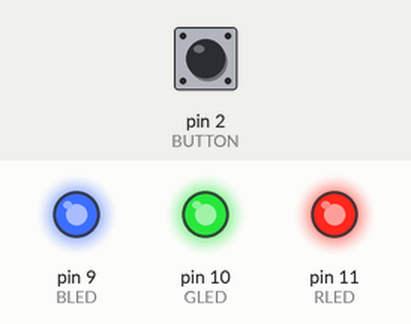
A sketch run on a simulated Arduino Uno, built with avr-gcc and run on an emulated ATmega328P. On the bench: output pins drawn as LEDs (lit = HIGH). The inputs (shaded band) are chosen by the test bench; at power-on: pin 2 (BUTTON) LOW.

Above: at 1.2 s.
1.3 s: pin 2 (BUTTON) pulled HIGH for 0.15 s
At 1.8 s:
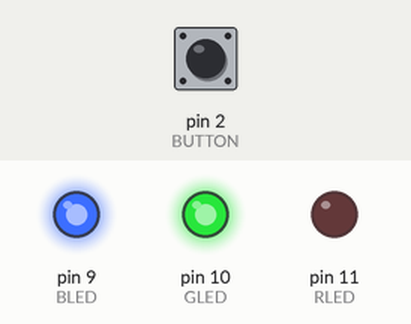
2.9 s: pin 2 (BUTTON) pulled HIGH for 1 s
At 4.2 s:
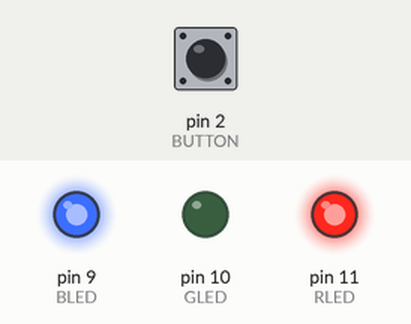
5.4 s: pin 2 (BUTTON) pulled HIGH for 0.15 s
At 6.1 s:
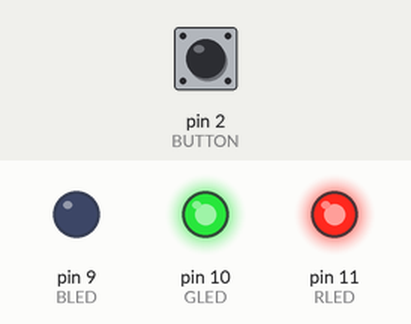
7.0 s: pin 2 (BUTTON) pulled HIGH for 3.2 s
At 7.4 s:
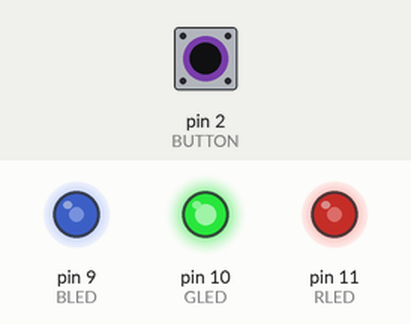
11.7 s: pin 2 (BUTTON) pulled HIGH for 0.15 s
At 12.1 s:
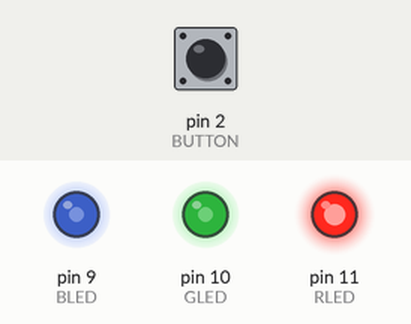
13.3 s: pin 2 (BUTTON) pulled HIGH for 1 s
At 14.6 s:
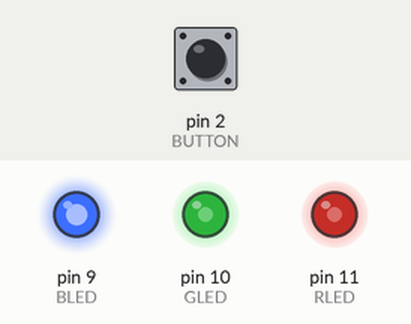
Timing chart, 0 to 16.3 s (numbered marks = the images above; inputs shaded):
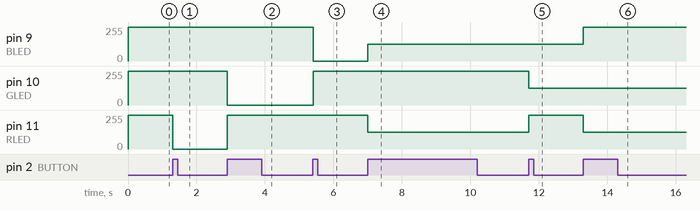

Measured:
- after the input at 1.3 s, pin 11 (RLED): 255/255 → 0/255 at once
- after the input at 2.9 s, pin 10 (GLED): 255/255 → 0/255 at once; pin 11 (RLED): 0/255 → 255/255 at once
- after the input at 5.4 s, pin 9 (BLED): 255/255 → 0/255 at once; pin 10 (GLED): 0/255 → 255/255 at once
- after the input at 7.0 s, pin 9 (BLED): 0/255 → 127/255 at once; pin 11 (RLED): 255/255 → 127/255 at once
- after the input at 11.7 s, pin 10 (GLED): 255/255 → 127/255 at once; pin 11 (RLED): 127/255 → 255/255 at once
- after the input at 13.3 s, pin 9 (BLED): 127/255 → 255/255 at once; pin 11 (RLED): 255/255 → 127/255 at once

The sketch:

led4.ino
```cpp
#define BLED 9
#define GLED 10
#define RLED 11
#define BUTTON 2

boolean lastButton = LOW;
boolean currentButton = LOW;

int ledMode = 0;

void setup() {
    // debug
    Serial.print("ledMode: ");
    Serial.println(ledMode);
    pinMode(BLED, OUTPUT);
    pinMode(GLED, OUTPUT);
    pinMode(RLED, OUTPUT);
    pinMode(BUTTON, INPUT);
}

boolean debounce(boolean last) {
    boolean current = digitalRead(BUTTON);
    if (last != current) {
        delay(5);
        current = digitalRead(BUTTON);
    }
    return current;
}

void setMode(int mode) {
    if (mode == 1) {  // red
        digitalWrite(RLED, LOW);
        digitalWrite(GLED, HIGH);
        digitalWrite(BLED, HIGH);
    } else if (mode == 2) {  // green
        digitalWrite(RLED, HIGH);
        digitalWrite(GLED, LOW);
        digitalWrite(BLED, HIGH);
    } else if (mode == 3) {  // blue
        digitalWrite(RLED, HIGH);
        digitalWrite(GLED, HIGH);
        digitalWrite(BLED, LOW);
    } else if (mode == 4) {  // purple (red + blue)
        analogWrite(RLED, 127);
        analogWrite(GLED, 255);
        analogWrite(BLED, 127);
    } else if (mode == 5) {  // teal (blue + green)
        analogWrite(RLED, 255);
        analogWrite(GLED, 127);
        analogWrite(BLED, 127);
    } else if (mode == 6) {  // orange (green + red)
        analogWrite(RLED, 127);
        analogWrite(GLED, 127);
        analogWrite(BLED, 255);
    } else if (mode == 7) {  // white
        analogWrite(RLED, 170);
        analogWrite(GLED, 170);
        analogWrite(BLED, 170);
    } else {  // off
        digitalWrite(RLED, HIGH);
        digitalWrite(GLED, HIGH);
        digitalWrite(BLED, HIGH);
    }
}

void loop() {
    currentButton = debounce(lastButton);

    if (lastButton == LOW && currentButton == HIGH) {
        ledMode++;
    }

    lastButton = currentButton;

    if (ledMode == 8) {
        ledMode = 0;
    }
    setMode(ledMode);
}
```
